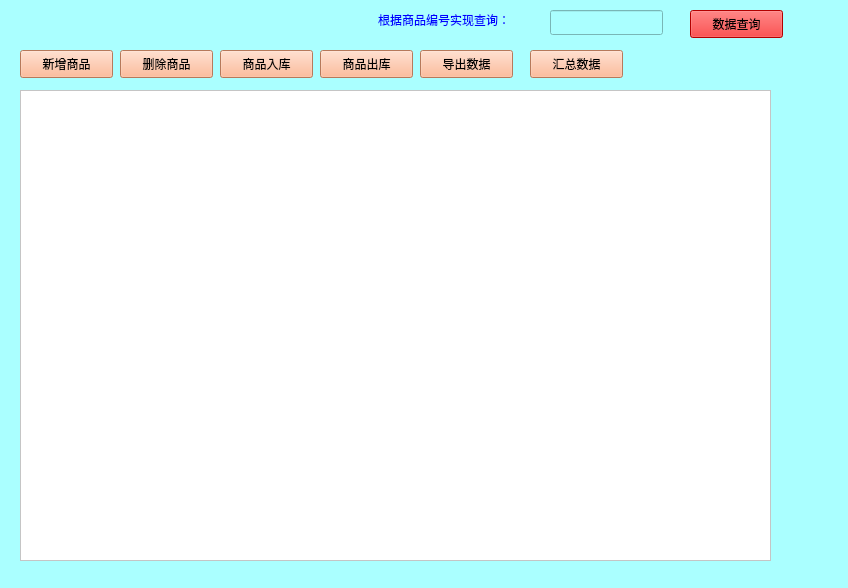
<?xml version="1.0" encoding="UTF-8"?>
<ui version="4.0">
 <class>MainWidget</class>
 <widget class="QWidget" name="MainWidget">
  <property name="geometry">
   <rect>
    <x>0</x>
    <y>0</y>
    <width>848</width>
    <height>588</height>
   </rect>
  </property>
  <property name="windowTitle">
   <string>库存管理系统1.0</string>
  </property>
  <property name="windowIcon">
   <iconset resource="../icons/incon1.qrc">
    <normaloff>:/new/prefix1/icon1 (1).png</normaloff>:/new/prefix1/icon1 (1).png</iconset>
  </property>
  <property name="styleSheet">
   <string notr="true">background-color: rgb(170, 255, 255);</string>
  </property>
  <widget class="QTableWidget" name="tableWidget_listdata">
   <property name="geometry">
    <rect>
     <x>20</x>
     <y>90</y>
     <width>751</width>
     <height>471</height>
    </rect>
   </property>
   <property name="styleSheet">
    <string notr="true">background-color: rgb(255, 255, 255);</string>
   </property>
  </widget>
  <widget class="QPushButton" name="pushButton_addGoods">
   <property name="geometry">
    <rect>
     <x>20</x>
     <y>50</y>
     <width>93</width>
     <height>28</height>
    </rect>
   </property>
   <property name="styleSheet">
    <string notr="true">background-color: rgb(255, 170, 127);</string>
   </property>
   <property name="text">
    <string>新增商品</string>
   </property>
   <property name="icon">
    <iconset resource="../icons2.qrc">
     <normaloff>:/new/prefix1/incos2/2 (7).png</normaloff>:/new/prefix1/incos2/2 (7).png</iconset>
   </property>
  </widget>
  <widget class="QPushButton" name="pushButton_DeleteGoods">
   <property name="geometry">
    <rect>
     <x>120</x>
     <y>50</y>
     <width>93</width>
     <height>28</height>
    </rect>
   </property>
   <property name="styleSheet">
    <string notr="true">background-color: rgb(255, 170, 127);</string>
   </property>
   <property name="text">
    <string>删除商品</string>
   </property>
   <property name="icon">
    <iconset resource="../icons2.qrc">
     <normaloff>:/new/prefix1/incos2/2 (7).png</normaloff>:/new/prefix1/incos2/2 (7).png</iconset>
   </property>
  </widget>
  <widget class="QPushButton" name="pushButton_exportdata">
   <property name="geometry">
    <rect>
     <x>420</x>
     <y>50</y>
     <width>93</width>
     <height>28</height>
    </rect>
   </property>
   <property name="styleSheet">
    <string notr="true">background-color: rgb(255, 170, 127);</string>
   </property>
   <property name="text">
    <string>导出数据</string>
   </property>
   <property name="icon">
    <iconset resource="../icons2.qrc">
     <normaloff>:/new/prefix1/incos2/2 (7).png</normaloff>:/new/prefix1/incos2/2 (7).png</iconset>
   </property>
  </widget>
  <widget class="QPushButton" name="pushButton_GoodsWareHouse">
   <property name="geometry">
    <rect>
     <x>220</x>
     <y>50</y>
     <width>93</width>
     <height>28</height>
    </rect>
   </property>
   <property name="styleSheet">
    <string notr="true">background-color: rgb(255, 170, 127);</string>
   </property>
   <property name="text">
    <string>商品入库</string>
   </property>
   <property name="icon">
    <iconset resource="../icons2.qrc">
     <normaloff>:/new/prefix1/incos2/2 (7).png</normaloff>:/new/prefix1/incos2/2 (7).png</iconset>
   </property>
  </widget>
  <widget class="QPushButton" name="pushButton_GoodsDeliver">
   <property name="geometry">
    <rect>
     <x>320</x>
     <y>50</y>
     <width>93</width>
     <height>28</height>
    </rect>
   </property>
   <property name="styleSheet">
    <string notr="true">background-color: rgb(255, 170, 127);</string>
   </property>
   <property name="text">
    <string>商品出库</string>
   </property>
   <property name="icon">
    <iconset resource="../icons2.qrc">
     <normaloff>:/new/prefix1/incos2/2 (7).png</normaloff>:/new/prefix1/incos2/2 (7).png</iconset>
   </property>
  </widget>
  <widget class="QPushButton" name="pushButton_DataSelect">
   <property name="geometry">
    <rect>
     <x>690</x>
     <y>10</y>
     <width>93</width>
     <height>28</height>
    </rect>
   </property>
   <property name="styleSheet">
    <string notr="true">color:rgb(0, 0, 0);
background-color: rgb(250, 0, 0);</string>
   </property>
   <property name="text">
    <string>数据查询</string>
   </property>
   <property name="icon">
    <iconset resource="../icons2.qrc">
     <normaloff>:/new/prefix1/incos2/2 (1).png</normaloff>:/new/prefix1/incos2/2 (1).png</iconset>
   </property>
  </widget>
  <widget class="QLineEdit" name="lineEdit_GoodsNumber">
   <property name="geometry">
    <rect>
     <x>550</x>
     <y>10</y>
     <width>113</width>
     <height>25</height>
    </rect>
   </property>
  </widget>
  <widget class="QLabel" name="label">
   <property name="geometry">
    <rect>
     <x>378</x>
     <y>10</y>
     <width>161</width>
     <height>20</height>
    </rect>
   </property>
   <property name="font">
    <font>
     <family>新宋体</family>
    </font>
   </property>
   <property name="styleSheet">
    <string notr="true">color:rgb(0, 0, 255);
alternate-background-color: qradialgradient(spread:pad, cx:0.5, cy:0.5, radius:0.5, fx:0.5, fy:0.5, stop:0 rgba(255, 235, 235, 206), stop:0.35 rgba(255, 188, 188, 80), stop:0.4 rgba(255, 162, 162, 80), stop:0.425 rgba(255, 132, 132, 156), stop:0.44 rgba(252, 128, 128, 80), stop:1 rgba(255, 255, 255, 0));</string>
   </property>
   <property name="text">
    <string>根据商品编号实现查询：</string>
   </property>
  </widget>
  <widget class="QPushButton" name="pushButton_DataSummary">
   <property name="geometry">
    <rect>
     <x>530</x>
     <y>50</y>
     <width>93</width>
     <height>28</height>
    </rect>
   </property>
   <property name="styleSheet">
    <string notr="true">background-color: rgb(255, 170, 127);</string>
   </property>
   <property name="text">
    <string>汇总数据</string>
   </property>
   <property name="icon">
    <iconset resource="../icons2.qrc">
     <normaloff>:/new/prefix1/incos2/2 (7).png</normaloff>:/new/prefix1/incos2/2 (7).png</iconset>
   </property>
  </widget>
 </widget>
 <resources>
  <include location="../icons/incon1.qrc"/>
  <include location="../icons2.qrc"/>
 </resources>
 <connections/>
</ui>
